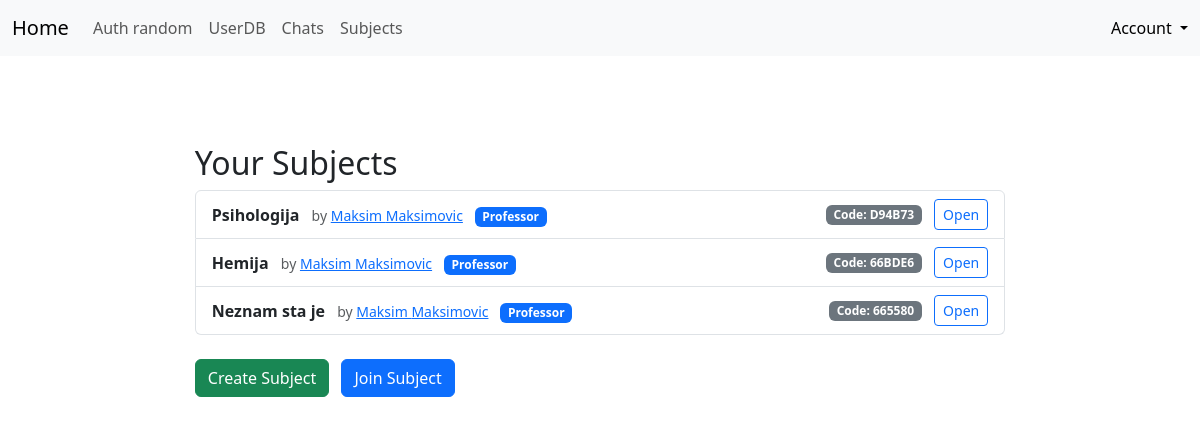
The app's page /subjects/ (signed in) with its own data.
### app/models.py (models this page shows, shortened)
class Subject(db.Model):
    __tablename__ = 'subjects'
    id = db.Column(db.Integer, primary_key=True)
    name = db.Column(db.String(100), nullable=False)
    code = db.Column(db.String(10), unique=True, nullable=False)
    teacher_id = db.Column(db.Integer, db.ForeignKey('users.id'))
    teacher = db.relationship('User', backref='taught_subjects', foreign_keys=[teacher_id])
    students = db.relationship('User', secondary=subject_students, backref='subjects')
    posts = db.relationship('SubjectPost', backref='subject', lazy='dynamic')

class User(db.Model, UserMixin):
    __tablename__ = 'users'
    id = db.Column(db.Integer, primary_key=True)
    username = db.Column(db.String(80), unique=True, nullable=False)
    first_name = db.Column(db.String(80), nullable=False)
    last_name = db.Column(db.String(80), nullable=False)
    email = db.Column(db.String(120), unique=True, nullable=False)
    about_me = db.Column(db.Text())
    password_hash = db.Column(db.String(128))
    role_id = db.Column(db.Integer, db.ForeignKey('roles.id'))
    last_seen = db.Column(db.DateTime(), default=datetime.now)
    @property
    def password(self):
        raise AttributeError('password is not a readable attribute')
    def ping(self):
        self.last_seen = datetime.now()
        db.session.add(self)
        db.session.commit()
    def can(self, permission):
        return self.role.has_permission(permission)
    def is_professor(self):
        return self.can(Permission.CREATE)

### app/subjects/views.py (the view)
@subj.route('/')
@login_required
def subject_list():
    subjects = Subject.query.filter((Subject.teacher == current_user) | (Subject.students.contains(current_user))).all()
    return render_template('subj/subject_list.html', subjects=subjects)

### app/auth/views.py (called while the page is built)
@auth.before_app_request
def before_request():
    if current_user.is_authenticated:
        current_user.ping()

### app/models.py (called while the page is built)
@login_manager.user_loader
def load_user(user_id):
    return db.session.get(User, user_id)

    def has_permission(self, perm):
        return self.permissions & perm == perm

### app/templates/subj/subject_list.html (shortened to what this page needs)
{% extends "base.html" %}
{% block page_content %}
<div class="container mt-4">
    <h2>Your Subjects</h2>
    {% if subjects %}
      <ul class="list-group mb-4">
        {% for subj in subjects %}
          <li class="list-group-item d-flex justify-content-between align-items-center">
            <div>
              <strong>{{ subj.name }}</strong>
              <small class="text-muted ms-2">
                by <a href="{{ url_for('main.userdb_user', username=subj.teacher.username) }}">{{ subj.teacher.first_name }} {{ subj.teacher.last_name }}</a>
              </small>
              {% if subj.teacher_id == current_user.id %}
                <span class="badge bg-primary ms-2">Professor</span>
              {% endif %}
            </div>
            <div>
              <span class="badge bg-secondary me-2">Code: {{ subj.code }}</span>
              <a href="{{ url_for('subj.subject_detail', subject_id=subj.id) }}" class="btn btn-sm btn-outline-primary">Open</a>
            </div>
          </li>
        {% endfor %}
      </ul>
    {% else %}
      <p>You are not enrolled in any subjects.</p>
    {% endif %}
    {% if current_user.is_professor() %}
        <a href="{{ url_for('subj.create_subject') }}" class="btn btn-success me-2">Create Subject</a>
    {% endif %}
    <a href="{{ url_for('subj.join_subject') }}" class="btn btn-primary">Join Subject</a>
</div>
{% endblock %}

### app/templates/base.html (shortened to what this page needs)
<!DOCTYPE html>
<html lang="en">
<head>
    <link href="https://cdn.jsdelivr.net/npm/bootstrap@5.3.6/dist/css/bootstrap.min.css" rel="stylesheet">
    <link rel="stylesheet" type="text/css" href="{{ url_for('static', filename='styles.css') }}">
</head>
<body>
<div class="site-container">
<nav class="navbar fixed-top navbar-expand-lg bg-body-tertiary">
    <div class="container-fluid">
      <a class="navbar-brand" href="{{ url_for("main.home") }}">Home</a>
      <div class="collapse navbar-collapse" id="navbarText">
        <ul class="navbar-nav me-auto mb-2 mb-lg-0">
          <li class="nav-item">
            <a class="nav-link" aria-current="page" href="{{ url_for("auth.auth_random") }}">Auth random</a>
          </li>
          <li class="nav-item">
            <a class="nav-link" aria-current="page" href="{{ url_for("main.userdb") }}">UserDB</a>
          </li>
          <li class="nav-item">
            <a class="nav-link" aria-current="page" href="{{ url_for("mess.chats") }}">Chats</a>
          </li>
          <li class="nav-item">
            <a class="nav-link" aria-current="page" href="{{ url_for("subj.subject_list") }}">Subjects</a>
          </li>
        </ul>
        <span class="navbar-text ms-auto">
          {% if current_user.is_authenticated %}
            <div class="dropdown">
              <a class="nav-link dropdown-toggle" href="#" role="button" data-bs-toggle="dropdown" aria-expanded="false">
                Account
              </a>
            </div>
          {% else %}
          <span class="d-flex gap-2">
            <a class="nav-link" href="{{ url_for('auth.login') }}">Log In</a>
            <a class="nav-link" href="{{ url_for('auth.register') }}">Register</a>
          </span>
          {% endif %}
        </span>
      </div>
    </div>
</nav>
<div class="page-container">
    {% block page_content %}{% endblock %}
</div>
</div>
</body>
</html>

### app/static/styles.css (style rules this page uses)
.page-container { margin-left: 15%; margin-right: 15%; border-radius: 0.5rem; height: 100%; margin-top: 120px; margin-bottom: 1.5rem; display: flex; flex-direction: column; }
.site-container { max-width: 60vw; min-width: 320px; margin-left: auto; margin-right: auto; padding-left: 1rem; padding-right: 1rem; box-sizing: border-box; }
@media (max-width: 80rem) { .site-container { max-width: 100vw; min-width: 0; padding-left: 0.25rem; padding-right: 0.25rem; } }
.navbar { z-index: 1050; }

### records on screen
Subject: name "Psihologija", teacher.first_name "Maksim", teacher.last_name "Maksimovic", shows "Professor", code "D94B73"
Subject: name "Hemija", teacher.first_name "Maksim", teacher.last_name "Maksimovic", shows "Professor", code "66BDE6"
Subject: name "Neznam sta je", teacher.first_name "Maksim", teacher.last_name "Maksimovic", shows "Professor", code "665580"
